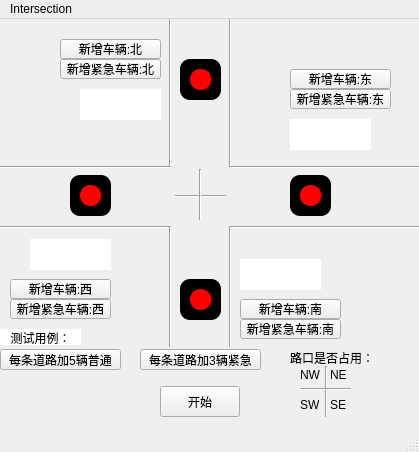
<?xml version="1.0" encoding="UTF-8"?>
<ui version="4.0">
 <class>MainWindow</class>
 <widget class="QMainWindow" name="MainWindow">
  <property name="geometry">
   <rect>
    <x>0</x>
    <y>0</y>
    <width>419</width>
    <height>452</height>
   </rect>
  </property>
  <property name="windowTitle">
   <string>MainWindow</string>
  </property>
  <widget class="QWidget" name="centralwidget">
   <widget class="QPushButton" name="AddVehicleNorth">
    <property name="geometry">
     <rect>
      <x>60</x>
      <y>20</y>
      <width>101</width>
      <height>20</height>
     </rect>
    </property>
    <property name="text">
     <string>新增车辆:北</string>
    </property>
   </widget>
   <widget class="QPushButton" name="AddVehicleSouth">
    <property name="geometry">
     <rect>
      <x>240</x>
      <y>280</y>
      <width>101</width>
      <height>20</height>
     </rect>
    </property>
    <property name="text">
     <string>新增车辆:南</string>
    </property>
   </widget>
   <widget class="QPushButton" name="AddVehicleEast">
    <property name="geometry">
     <rect>
      <x>290</x>
      <y>50</y>
      <width>101</width>
      <height>20</height>
     </rect>
    </property>
    <property name="text">
     <string>新增车辆:东</string>
    </property>
   </widget>
   <widget class="QPushButton" name="AddVehicleWest">
    <property name="geometry">
     <rect>
      <x>10</x>
      <y>260</y>
      <width>101</width>
      <height>20</height>
     </rect>
    </property>
    <property name="text">
     <string>新增车辆:西</string>
    </property>
   </widget>
   <widget class="QLabel" name="VehicleNumNorth">
    <property name="geometry">
     <rect>
      <x>80</x>
      <y>70</y>
      <width>81</width>
      <height>31</height>
     </rect>
    </property>
    <property name="styleSheet">
     <string notr="true">QLabel
{
	background:rgb(255, 255, 255);
}</string>
    </property>
    <property name="text">
     <string>&lt;!DOCTYPE HTML PUBLIC &quot;-//W3C//DTD HTML 4.0//EN&quot; &quot;http://www.w3.org/TR/REC-html40/strict.dtd&quot;&gt;
&lt;html&gt;&lt;head&gt;&lt;meta name=&quot;qrichtext&quot; content=&quot;1&quot; /&gt;&lt;meta charset=&quot;utf-8&quot; /&gt;&lt;style type=&quot;text/css&quot;&gt;
p, li { white-space: pre-wrap; }
hr { height: 1px; border-width: 0; }
li.unchecked::marker { content: &quot;\2610&quot;; }
li.checked::marker { content: &quot;\2612&quot;; }
&lt;/style&gt;&lt;/head&gt;&lt;body style=&quot; font-family:'Microsoft YaHei UI'; font-size:9pt; font-weight:400; font-style:normal;&quot;&gt;
&lt;p align=&quot;center&quot; style=&quot;-qt-paragraph-type:empty; margin-top:12px; margin-bottom:12px; margin-left:0px; margin-right:0px; -qt-block-indent:0; text-indent:0px;&quot;&gt;&lt;br /&gt;&lt;/p&gt;&lt;/body&gt;&lt;/html&gt;</string>
    </property>
   </widget>
   <widget class="QLabel" name="VehicleNumSouth">
    <property name="geometry">
     <rect>
      <x>240</x>
      <y>240</y>
      <width>81</width>
      <height>31</height>
     </rect>
    </property>
    <property name="styleSheet">
     <string notr="true">QLabel
{
	background:rgb(255, 255, 255);
}</string>
    </property>
    <property name="text">
     <string>&lt;!DOCTYPE HTML PUBLIC &quot;-//W3C//DTD HTML 4.0//EN&quot; &quot;http://www.w3.org/TR/REC-html40/strict.dtd&quot;&gt;
&lt;html&gt;&lt;head&gt;&lt;meta name=&quot;qrichtext&quot; content=&quot;1&quot; /&gt;&lt;meta charset=&quot;utf-8&quot; /&gt;&lt;style type=&quot;text/css&quot;&gt;
p, li { white-space: pre-wrap; }
hr { height: 1px; border-width: 0; }
li.unchecked::marker { content: &quot;\2610&quot;; }
li.checked::marker { content: &quot;\2612&quot;; }
&lt;/style&gt;&lt;/head&gt;&lt;body style=&quot; font-family:'Microsoft YaHei UI'; font-size:9pt; font-weight:400; font-style:normal;&quot;&gt;
&lt;p align=&quot;center&quot; style=&quot;-qt-paragraph-type:empty; margin-top:12px; margin-bottom:12px; margin-left:0px; margin-right:0px; -qt-block-indent:0; text-indent:0px;&quot;&gt;&lt;br /&gt;&lt;/p&gt;&lt;/body&gt;&lt;/html&gt;</string>
    </property>
   </widget>
   <widget class="QLabel" name="VehicleNumEast">
    <property name="geometry">
     <rect>
      <x>290</x>
      <y>100</y>
      <width>81</width>
      <height>31</height>
     </rect>
    </property>
    <property name="styleSheet">
     <string notr="true">QLabel
{
	background:rgb(255, 255, 255);
}</string>
    </property>
    <property name="text">
     <string>&lt;!DOCTYPE HTML PUBLIC &quot;-//W3C//DTD HTML 4.0//EN&quot; &quot;http://www.w3.org/TR/REC-html40/strict.dtd&quot;&gt;
&lt;html&gt;&lt;head&gt;&lt;meta name=&quot;qrichtext&quot; content=&quot;1&quot; /&gt;&lt;meta charset=&quot;utf-8&quot; /&gt;&lt;style type=&quot;text/css&quot;&gt;
p, li { white-space: pre-wrap; }
hr { height: 1px; border-width: 0; }
li.unchecked::marker { content: &quot;\2610&quot;; }
li.checked::marker { content: &quot;\2612&quot;; }
&lt;/style&gt;&lt;/head&gt;&lt;body style=&quot; font-family:'Microsoft YaHei UI'; font-size:9pt; font-weight:400; font-style:normal;&quot;&gt;
&lt;p align=&quot;center&quot; style=&quot;-qt-paragraph-type:empty; margin-top:12px; margin-bottom:12px; margin-left:0px; margin-right:0px; -qt-block-indent:0; text-indent:0px;&quot;&gt;&lt;br /&gt;&lt;/p&gt;&lt;/body&gt;&lt;/html&gt;</string>
    </property>
   </widget>
   <widget class="QLabel" name="VehicleNumWest">
    <property name="geometry">
     <rect>
      <x>30</x>
      <y>220</y>
      <width>81</width>
      <height>31</height>
     </rect>
    </property>
    <property name="styleSheet">
     <string notr="true">QLabel
{
	background:rgb(255, 255, 255);
}</string>
    </property>
    <property name="text">
     <string>&lt;!DOCTYPE HTML PUBLIC &quot;-//W3C//DTD HTML 4.0//EN&quot; &quot;http://www.w3.org/TR/REC-html40/strict.dtd&quot;&gt;
&lt;html&gt;&lt;head&gt;&lt;meta name=&quot;qrichtext&quot; content=&quot;1&quot; /&gt;&lt;meta charset=&quot;utf-8&quot; /&gt;&lt;style type=&quot;text/css&quot;&gt;
p, li { white-space: pre-wrap; }
hr { height: 1px; border-width: 0; }
li.unchecked::marker { content: &quot;\2610&quot;; }
li.checked::marker { content: &quot;\2612&quot;; }
&lt;/style&gt;&lt;/head&gt;&lt;body style=&quot; font-family:'Microsoft YaHei UI'; font-size:9pt; font-weight:400; font-style:normal;&quot;&gt;
&lt;p align=&quot;center&quot; style=&quot;-qt-paragraph-type:empty; margin-top:12px; margin-bottom:12px; margin-left:0px; margin-right:0px; -qt-block-indent:0; text-indent:0px;&quot;&gt;&lt;br /&gt;&lt;/p&gt;&lt;/body&gt;&lt;/html&gt;</string>
    </property>
   </widget>
   <widget class="QPushButton" name="Begin">
    <property name="geometry">
     <rect>
      <x>160</x>
      <y>367</y>
      <width>80</width>
      <height>31</height>
     </rect>
    </property>
    <property name="text">
     <string>开始</string>
    </property>
   </widget>
   <widget class="QLabel" name="LightNorth">
    <property name="geometry">
     <rect>
      <x>190</x>
      <y>50</y>
      <width>21</width>
      <height>21</height>
     </rect>
    </property>
    <property name="styleSheet">
     <string notr="true">QLabel
{
	border-radius: 10px;
	background-color: red;
}</string>
    </property>
    <property name="text">
     <string>&lt;html&gt;&lt;head/&gt;&lt;body&gt;&lt;p align=&quot;center&quot;&gt;&lt;br/&gt;&lt;/p&gt;&lt;/body&gt;&lt;/html&gt;</string>
    </property>
   </widget>
   <widget class="QLabel" name="LightEast">
    <property name="geometry">
     <rect>
      <x>300</x>
      <y>166</y>
      <width>21</width>
      <height>21</height>
     </rect>
    </property>
    <property name="styleSheet">
     <string notr="true">QLabel
{
	border-radius: 10px;
	background-color: red;
}</string>
    </property>
    <property name="text">
     <string>&lt;html&gt;&lt;head/&gt;&lt;body&gt;&lt;p align=&quot;center&quot;&gt;&lt;br/&gt;&lt;/p&gt;&lt;/body&gt;&lt;/html&gt;</string>
    </property>
   </widget>
   <widget class="QLabel" name="LightWest">
    <property name="geometry">
     <rect>
      <x>80</x>
      <y>166</y>
      <width>21</width>
      <height>21</height>
     </rect>
    </property>
    <property name="styleSheet">
     <string notr="true">QLabel
{
	border-radius: 10px;
	background-color: red;
}</string>
    </property>
    <property name="text">
     <string>&lt;html&gt;&lt;head/&gt;&lt;body&gt;&lt;p align=&quot;center&quot;&gt;&lt;br/&gt;&lt;/p&gt;&lt;/body&gt;&lt;/html&gt;</string>
    </property>
   </widget>
   <widget class="QLabel" name="LightSouth">
    <property name="geometry">
     <rect>
      <x>190</x>
      <y>270</y>
      <width>21</width>
      <height>21</height>
     </rect>
    </property>
    <property name="styleSheet">
     <string notr="true">QLabel
{
	border-radius: 10px;
	background-color: red;
}</string>
    </property>
    <property name="text">
     <string>&lt;html&gt;&lt;head/&gt;&lt;body&gt;&lt;p align=&quot;center&quot;&gt;&lt;br/&gt;&lt;/p&gt;&lt;/body&gt;&lt;/html&gt;</string>
    </property>
   </widget>
   <widget class="QLabel" name="BackgroundSouth">
    <property name="geometry">
     <rect>
      <x>180</x>
      <y>260</y>
      <width>41</width>
      <height>41</height>
     </rect>
    </property>
    <property name="styleSheet">
     <string notr="true">QLabel
{
	border-radius: 10px;
	background-color: black;
}</string>
    </property>
    <property name="text">
     <string>TextLabel</string>
    </property>
   </widget>
   <widget class="QLabel" name="BackgroundNorth">
    <property name="geometry">
     <rect>
      <x>180</x>
      <y>40</y>
      <width>41</width>
      <height>41</height>
     </rect>
    </property>
    <property name="styleSheet">
     <string notr="true">QLabel
{
	border-radius: 10px;
	background-color: black;
}</string>
    </property>
    <property name="text">
     <string>TextLabel</string>
    </property>
   </widget>
   <widget class="QLabel" name="BackgroundEast">
    <property name="geometry">
     <rect>
      <x>290</x>
      <y>156</y>
      <width>41</width>
      <height>41</height>
     </rect>
    </property>
    <property name="styleSheet">
     <string notr="true">QLabel
{
	border-radius: 10px;
	background-color: black;
}</string>
    </property>
    <property name="text">
     <string>TextLabel</string>
    </property>
   </widget>
   <widget class="QLabel" name="BackgroundWest">
    <property name="geometry">
     <rect>
      <x>70</x>
      <y>156</y>
      <width>41</width>
      <height>41</height>
     </rect>
    </property>
    <property name="styleSheet">
     <string notr="true">QLabel
{
	border-radius: 10px;
	background-color: black;
}</string>
    </property>
    <property name="text">
     <string>TextLabel</string>
    </property>
   </widget>
   <widget class="QPushButton" name="AddEmergencySouth">
    <property name="geometry">
     <rect>
      <x>240</x>
      <y>300</y>
      <width>101</width>
      <height>20</height>
     </rect>
    </property>
    <property name="text">
     <string>新增紧急车辆:南</string>
    </property>
   </widget>
   <widget class="QPushButton" name="AddEmergencyEast">
    <property name="geometry">
     <rect>
      <x>290</x>
      <y>70</y>
      <width>101</width>
      <height>20</height>
     </rect>
    </property>
    <property name="text">
     <string>新增紧急车辆:东</string>
    </property>
   </widget>
   <widget class="QPushButton" name="AddEmergencyNorth">
    <property name="geometry">
     <rect>
      <x>60</x>
      <y>40</y>
      <width>101</width>
      <height>20</height>
     </rect>
    </property>
    <property name="text">
     <string>新增紧急车辆:北</string>
    </property>
   </widget>
   <widget class="QPushButton" name="AddEmergencyWest">
    <property name="geometry">
     <rect>
      <x>10</x>
      <y>280</y>
      <width>101</width>
      <height>20</height>
     </rect>
    </property>
    <property name="text">
     <string>新增紧急车辆:西</string>
    </property>
   </widget>
   <widget class="Line" name="line">
    <property name="geometry">
     <rect>
      <x>-80</x>
      <y>140</y>
      <width>251</width>
      <height>16</height>
     </rect>
    </property>
    <property name="orientation">
     <enum>Qt::Horizontal</enum>
    </property>
   </widget>
   <widget class="Line" name="line_2">
    <property name="geometry">
     <rect>
      <x>230</x>
      <y>140</y>
      <width>271</width>
      <height>16</height>
     </rect>
    </property>
    <property name="orientation">
     <enum>Qt::Horizontal</enum>
    </property>
   </widget>
   <widget class="Line" name="line_3">
    <property name="geometry">
     <rect>
      <x>230</x>
      <y>200</y>
      <width>271</width>
      <height>16</height>
     </rect>
    </property>
    <property name="orientation">
     <enum>Qt::Horizontal</enum>
    </property>
   </widget>
   <widget class="Line" name="line_4">
    <property name="geometry">
     <rect>
      <x>-80</x>
      <y>200</y>
      <width>251</width>
      <height>16</height>
     </rect>
    </property>
    <property name="orientation">
     <enum>Qt::Horizontal</enum>
    </property>
   </widget>
   <widget class="Line" name="line_5">
    <property name="geometry">
     <rect>
      <x>160</x>
      <y>207</y>
      <width>20</width>
      <height>121</height>
     </rect>
    </property>
    <property name="orientation">
     <enum>Qt::Vertical</enum>
    </property>
   </widget>
   <widget class="Line" name="line_6">
    <property name="geometry">
     <rect>
      <x>220</x>
      <y>207</y>
      <width>20</width>
      <height>121</height>
     </rect>
    </property>
    <property name="orientation">
     <enum>Qt::Vertical</enum>
    </property>
   </widget>
   <widget class="Line" name="line_7">
    <property name="geometry">
     <rect>
      <x>220</x>
      <y>-31</y>
      <width>20</width>
      <height>179</height>
     </rect>
    </property>
    <property name="orientation">
     <enum>Qt::Vertical</enum>
    </property>
   </widget>
   <widget class="Line" name="line_8">
    <property name="geometry">
     <rect>
      <x>160</x>
      <y>-31</y>
      <width>20</width>
      <height>179</height>
     </rect>
    </property>
    <property name="orientation">
     <enum>Qt::Vertical</enum>
    </property>
   </widget>
   <widget class="QLabel" name="NE">
    <property name="geometry">
     <rect>
      <x>330</x>
      <y>350</y>
      <width>40</width>
      <height>12</height>
     </rect>
    </property>
    <property name="text">
     <string>NE</string>
    </property>
   </widget>
   <widget class="QLabel" name="SE">
    <property name="geometry">
     <rect>
      <x>330</x>
      <y>380</y>
      <width>40</width>
      <height>12</height>
     </rect>
    </property>
    <property name="text">
     <string>SE</string>
    </property>
   </widget>
   <widget class="QLabel" name="SW">
    <property name="geometry">
     <rect>
      <x>300</x>
      <y>380</y>
      <width>40</width>
      <height>12</height>
     </rect>
    </property>
    <property name="text">
     <string>SW</string>
    </property>
   </widget>
   <widget class="QLabel" name="NW">
    <property name="geometry">
     <rect>
      <x>300</x>
      <y>350</y>
      <width>40</width>
      <height>12</height>
     </rect>
    </property>
    <property name="text">
     <string>NW</string>
    </property>
   </widget>
   <widget class="Line" name="line_9">
    <property name="geometry">
     <rect>
      <x>175</x>
      <y>167</y>
      <width>51</width>
      <height>20</height>
     </rect>
    </property>
    <property name="orientation">
     <enum>Qt::Horizontal</enum>
    </property>
   </widget>
   <widget class="Line" name="line_10">
    <property name="geometry">
     <rect>
      <x>192</x>
      <y>150</y>
      <width>16</width>
      <height>51</height>
     </rect>
    </property>
    <property name="orientation">
     <enum>Qt::Vertical</enum>
    </property>
   </widget>
   <widget class="QPushButton" name="Add5">
    <property name="geometry">
     <rect>
      <x>0</x>
      <y>330</y>
      <width>121</width>
      <height>21</height>
     </rect>
    </property>
    <property name="text">
     <string>每条道路加5辆普通</string>
    </property>
   </widget>
   <widget class="QLabel" name="test">
    <property name="geometry">
     <rect>
      <x>0</x>
      <y>310</y>
      <width>81</width>
      <height>16</height>
     </rect>
    </property>
    <property name="styleSheet">
     <string notr="true">QLabel
{
	background:rgb(255, 255, 255);
}</string>
    </property>
    <property name="text">
     <string>&lt;!DOCTYPE HTML PUBLIC &quot;-//W3C//DTD HTML 4.0//EN&quot; &quot;http://www.w3.org/TR/REC-html40/strict.dtd&quot;&gt;
&lt;html&gt;&lt;head&gt;&lt;meta name=&quot;qrichtext&quot; content=&quot;1&quot; /&gt;&lt;meta charset=&quot;utf-8&quot; /&gt;&lt;style type=&quot;text/css&quot;&gt;
p, li { white-space: pre-wrap; }
hr { height: 1px; border-width: 0; }
li.unchecked::marker { content: &quot;\2610&quot;; }
li.checked::marker { content: &quot;\2612&quot;; }
&lt;/style&gt;&lt;/head&gt;&lt;body style=&quot; font-family:'Microsoft YaHei UI'; font-size:9pt; font-weight:400; font-style:normal;&quot;&gt;
&lt;p align=&quot;center&quot; style=&quot; margin-top:12px; margin-bottom:12px; margin-left:0px; margin-right:0px; -qt-block-indent:0; text-indent:0px;&quot;&gt;测试用例：&lt;/p&gt;&lt;/body&gt;&lt;/html&gt;</string>
    </property>
   </widget>
   <widget class="QPushButton" name="Add2_E">
    <property name="geometry">
     <rect>
      <x>140</x>
      <y>330</y>
      <width>121</width>
      <height>21</height>
     </rect>
    </property>
    <property name="text">
     <string>每条道路加3辆紧急</string>
    </property>
   </widget>
   <widget class="Line" name="line_11">
    <property name="geometry">
     <rect>
      <x>318</x>
      <y>347</y>
      <width>16</width>
      <height>51</height>
     </rect>
    </property>
    <property name="orientation">
     <enum>Qt::Vertical</enum>
    </property>
   </widget>
   <widget class="Line" name="line_12">
    <property name="geometry">
     <rect>
      <x>300</x>
      <y>360</y>
      <width>51</width>
      <height>20</height>
     </rect>
    </property>
    <property name="orientation">
     <enum>Qt::Horizontal</enum>
    </property>
   </widget>
   <widget class="QLabel" name="test_2">
    <property name="geometry">
     <rect>
      <x>290</x>
      <y>330</y>
      <width>81</width>
      <height>16</height>
     </rect>
    </property>
    <property name="styleSheet">
     <string notr="true"/>
    </property>
    <property name="text">
     <string>&lt;!DOCTYPE HTML PUBLIC &quot;-//W3C//DTD HTML 4.0//EN&quot; &quot;http://www.w3.org/TR/REC-html40/strict.dtd&quot;&gt;
&lt;html&gt;&lt;head&gt;&lt;meta name=&quot;qrichtext&quot; content=&quot;1&quot; /&gt;&lt;meta charset=&quot;utf-8&quot; /&gt;&lt;style type=&quot;text/css&quot;&gt;
p, li { white-space: pre-wrap; }
hr { height: 1px; border-width: 0; }
li.unchecked::marker { content: &quot;\2610&quot;; }
li.checked::marker { content: &quot;\2612&quot;; }
&lt;/style&gt;&lt;/head&gt;&lt;body style=&quot; font-family:'Microsoft YaHei UI'; font-size:9pt; font-weight:400; font-style:normal;&quot;&gt;
&lt;p align=&quot;center&quot; style=&quot; margin-top:12px; margin-bottom:12px; margin-left:0px; margin-right:0px; -qt-block-indent:0; text-indent:0px;&quot;&gt;路口是否占用：&lt;/p&gt;&lt;/body&gt;&lt;/html&gt;</string>
    </property>
   </widget>
   <zorder>BackgroundWest</zorder>
   <zorder>BackgroundNorth</zorder>
   <zorder>BackgroundEast</zorder>
   <zorder>BackgroundSouth</zorder>
   <zorder>AddVehicleNorth</zorder>
   <zorder>AddVehicleSouth</zorder>
   <zorder>AddVehicleEast</zorder>
   <zorder>AddVehicleWest</zorder>
   <zorder>VehicleNumNorth</zorder>
   <zorder>VehicleNumSouth</zorder>
   <zorder>VehicleNumEast</zorder>
   <zorder>VehicleNumWest</zorder>
   <zorder>Begin</zorder>
   <zorder>LightNorth</zorder>
   <zorder>LightEast</zorder>
   <zorder>LightWest</zorder>
   <zorder>LightSouth</zorder>
   <zorder>AddEmergencySouth</zorder>
   <zorder>AddEmergencyEast</zorder>
   <zorder>AddEmergencyNorth</zorder>
   <zorder>AddEmergencyWest</zorder>
   <zorder>line</zorder>
   <zorder>line_2</zorder>
   <zorder>line_3</zorder>
   <zorder>line_4</zorder>
   <zorder>line_5</zorder>
   <zorder>line_6</zorder>
   <zorder>line_7</zorder>
   <zorder>line_8</zorder>
   <zorder>NE</zorder>
   <zorder>SE</zorder>
   <zorder>SW</zorder>
   <zorder>NW</zorder>
   <zorder>line_9</zorder>
   <zorder>line_10</zorder>
   <zorder>Add5</zorder>
   <zorder>test</zorder>
   <zorder>Add2_E</zorder>
   <zorder>line_11</zorder>
   <zorder>line_12</zorder>
   <zorder>test_2</zorder>
  </widget>
  <widget class="QMenuBar" name="menubar">
   <property name="geometry">
    <rect>
     <x>0</x>
     <y>0</y>
     <width>419</width>
     <height>17</height>
    </rect>
   </property>
   <widget class="QMenu" name="menuIntersection">
    <property name="title">
     <string>Intersection</string>
    </property>
   </widget>
   <addaction name="menuIntersection"/>
  </widget>
  <widget class="QStatusBar" name="statusbar"/>
 </widget>
 <resources/>
 <connections/>
</ui>
